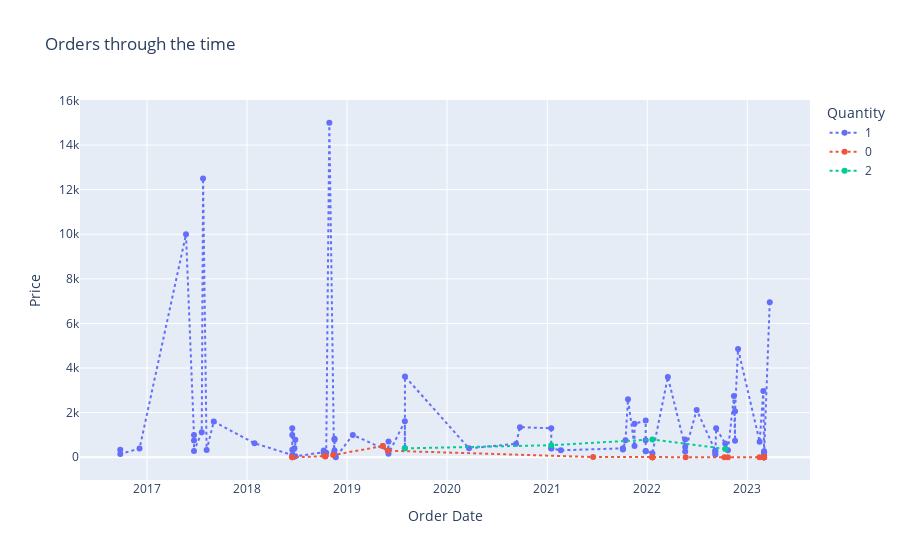

Here is the notebook cell this chart was saved with:
### Markdown cell above
### Orders time

### Code cell
px.line(x='Order Date', y='Total Owed',data_frame=orders_df,
       title='Orders through the time',hover_data=['Product Name'],labels={'Total Owed':'Price'},color='Quantity',line_dash_sequence=['dot'],markers=True)

### Figure 1 — Plotly figure (JSON) as saved in the notebook; plotly's stock layout.template omitted (floating-point values rounded to 4 significant figures)
{"data": [{"customdata": [["Rynox Air GT 4 Jacket - Mesh Motorcycle Riding Jacket with Impact Protection and Abrasion Resistance - Black White | Small"], ["3M Auto Specialty Tyre Dresser (250 ml) | Long lasting tyre Gloss | Fading and Crack Prevention."], ["Motul C2 Chain Lube for All Bikes (150 ml)"], ["Stewit Universal Motorcycle/Cycle Chain Cleaner Brush for Bikes (Blue)"], ["Motul C1 Chain Clean for All Bikes (150 ml)"], ["Peter England Men's Blue Blazer Slim (PIBZSNSBS78506_MediumBlue80_44)"], ["FitBox Sports Intruder 20 Kg Adjustable PVC Dumbbells Weights With Dumbbells Rods For Home Gym & Strength Training, 10 Kg X 2 (Black)"], ["Axor Apex Hunter D/V Dull Black Red Helmet-M"], ["Tribit XSound Go 16W 5.0 Bluetooth Speaker with Loud Sound & Rich Bass, 24H Playtime, IPX7 Waterproof, Wireless Stereo Pairing, Type-C, Portable Wirel"], ["iClever HS14 Headphones for Girls, Kids Headphones with Mic, 94dB Volume Limited, Adjustable Headband, Foldable, Wired Over Ear Child Headset for Onli"], ["Rynox Air GT Riding Gloves (Grey Red, M)"], ["SOFTSPUN Microfiber Cloth - 4 pcs - 40x40 cms - 340 GSM Grey- Thick Lint & Streak-Free Multipurpose Cloths - Automotive Microfibre Towels for Car Bike"], ["Himalayan Organics Omega 3 6 9 Flaxseed Oil With Nutrition Supplement For Healthy Hair, Skin, Joint, Brain, Muscles And Bones - 90 Vegetarian Capsules"], ["eSplanade - 5 inches - Singing Bowl Tibetan Buddhist Prayer Instrument With Striker Stick | OM Bell | OM Bowl | Meditation Bowl | Music Therapy"], ["SFT Cinnamon (Dalchini Stick) 200 Gm"], ["Saffola Honey, 100% Pure NMR tested Honey, 1.0kg"], ["SFT Cardamom Green (Elaichi) 100 Gm"], ["Evergreen Farms Fresh Whole Cashews Kaju 250 Grams"], ["Steelbird SBA-1 R2K Double Visor Full Face Graphics ABS Helmet, Inner Silver Sun Shield and Outer Clear Visor (Medium 580 mm, Matt Black Grey)"], ["DR. VAIDYA'S new age ayurveda Herbobuild| Ayurvedic Capsules for Muscle Gain | Stamina and Performance | Power of Ashwagandha, Shatavari and Safed Mus"], ["Azani Plant Mass Gainer 1kg | 1083 Kcal, 45g Vegan Protein, 225g Carbohydrates, 0.5g Chlorella, 0.3g Ashwagandha | Intense Muscle Recovery, Weight Gai"], ["Vedapure Natural L-Arginine Nitric Oxide Booster Supplement For Energy, Muscle Growth, Heart Health, Vascularity & Double Strength - 60 Capsules (Pack"], ["Casio Youth-Analog Black Dial Men's Watch-MCW-100H-9A2VDF (AD215)"], ["Dettol Liquid Hand wash Refill Original -1500 ml"], ["Just rider Bamboo Football Cotton Socks/Stockings for Men Women Knee High Length Superior Grip for Shin Guard, Anti Slip Blister Protection Anti Odour"], ["Dabur Cold Pressed Mustard Oil -1L : Healthy Cooking Oil with the Goodness of Omega 3 & 6"], ["Saffola Total Refined Cooking Oil | Blended Rice Bran & Safflower Oil | Helps Manage Cholesterol | Pouch, 4 X 1L Pouch"], ["Oleev Olive Pomace Oil for Everyday Cooking, 5L TIN"], ["Redragon Karura K502 Wired USB Gaming Keyboard with RGB LED Backlight, 104 Silent Keys and Wrist Rest (Black)"], ["Zebronics Zeb-Transformer-M Optical USB Gaming Mouse with LED Effect(Black)"], ["Butterfly Jet Elite Mixer Grinder, 750W, 4 Jars (Grey)"], ["Nestle Resource High Protein - 400g Pet Jar Pack (Vanilla Flavor)"], ["Boult Audio BassBuds Loop Wireless Bluetooth in Ear Earphone with Mic (Black)"], ["boAt BassHeads 152 KKR Edition in Ear Wired Earphones with Mic(Thunder Purple)"], ["Pawzone Yellow Body Harness With Leash for Dogs -Medium(3/4 Inch)"], ["xcluma Waist Pack Travel Handy Hiking Zip Pouch Document Money Phone Belt Sport Bag Bum Bag for Men and Women Polyester (Grey)"], ["Oreva Roman Figure Round Plastic Analog Wall Clock (28 cm x 28 cm x 3.9 cm, Silver, AQ-1457)"], ["Infinity (JBL) Fuze 100 Deep Bass Dual Equalizer IPX7 Waterproof Portable Wireless Speaker (Charcoal Black)"], ["Police Hedge Polyester 30 Ltr Black Laptop Stylish Premium Quality Backpack"], ["LPG cylinder booking"], ["Mobile Prepaid Recharge"], ["ALFA AWUS036NEH Long Range WIRELESS 802.11b/g/n Wi-Fi USBAdapter"], ["HP 32GB Class 10 MicroSD Memory Card (U1 TF Card32GB)"], ["SanDisk Ultra Dual SDDD3-128G-I35 USB 3.0 128GB Flash Drive"], ["SWADESI STUFF Quartz Movement Analogue Black Dial Leather Strap Lord Shiva Mahadev Men's Watch"], ["Maxima Analog White Dial Women's Watch - 41271LMLI"], ["DTH recharge"], ["DTH recharge"], ["verticals Men's Cotton Army Print Cargo Pants (Multicolour, 38)"], ["Amazon Pay balance: Money (Cash-load)"], ["PROPER DESI Stuffed Teddy Bear For Kids - Yellow 42 Cm/16 Inch"], ["Micromax X424 (Black-Grey)"], ["Campus Sutra Women's Cotton Sweatshirt (AZW17_JKHNK_W_PLN_DN_AZ_XL_Denim_X-Large)"], ["Mobile Prepaid Recharge"], ["Honor 8X (Black, 4GB RAM, 64GB Storage)"], ["Mobile Prepaid Recharge"], ["Generic MagiDeal 5 Pair Adult Plastics Red/Blue 3D Glasses Anaglyph Glasses,Black"], ["iBall Style 63 Optical Mouse (Black)"], ["Clublaptop Reversible 15.6-inch Laptop Sleeve"], ["Mobile Prepaid Recharge"], ["HOLME'S Stuffed Teddy Bear - 3 Feet - Pink"], ["Mobile Prepaid Recharge"], ["Mobile Prepaid Recharge"], ["Mobile Prepaid Recharge"], ["Mobile Prepaid Recharge"], ["Mobile Prepaid Recharge"], ["Philips Beard Trimmer Cordless for Men QT4001/15"], ["Threptin Protein Supplement Diskettes - 275 g"], ["Amazon Pay balance: Money"], ["Amazon Pay balance: Money"], ["Campus Sutra Women's Cotton Quilted Hoodie (AW15_ZH_W_PLN_DN_XL)"], ["Easies Synthetic Leather Executive Office Bag, 16 Inches"], ["NIKAVI Black Seamless Skull Face Tube Mask Pack (2)"], ["Lenovo Z2 Plus (Black, 64GB)"], ["Orpat OEH-1220 2000-Watt Fan Heater (White)"], ["PES Shock Proof Protective Rugged Armor Super Hybrid Heavy Duty Back Case Cover For Asus Zenfone 2 Laser 5.5 - Rugged Black"], ["Samsung EVO Plus Class 10 32GB MicroSD 80 MB/S Memory Card with SD Adapter (MB-MC32D)"], ["Zoook ZB-Jazz Beats Wireless On-Ear Bluetooth Headphones With In-built FM"], ["Asus Zenfone 2 Laser 5.5 ZE550KL(Black, 3 GB RAM, 16 GB)"], ["CHKOKKO 8X Zoom Universal Mobile Phone Telescope Camera Lens Adjustable Clip Holder (White Red)"], ["Casotec Metal Back TPU Back Case Cover for Micromax Canvas Knight A350 - Brown"], ["CASSIEY?? 2.5D Curved Edge Ultra HD+ 9H Hardness Premium Tempered Glass For Xiaomi Redmi Note 3,Transparent"]], "hovertemplate": "Quantity=1<br>Order Date=%{x}<br>Price=%{y}<br>Product Name=%{customdata[0]}<extra></extra>", "legendgroup": "1", "line": {"color": "#636efa", "dash": "dot"}, "marker": {"symbol": "circle"}, "mode": "markers+lines", "name": "1", "orientation": "v", "showlegend": true, "x": ["2023-03-24T02:28:49", "2023-03-03T08:02:35", "2023-03-03T08:02:35", "2023-03-03T08:02:35", "2023-03-03T08:02:35", "2023-02-28T16:47:25", "2023-02-15T03:08:16", "2022-11-28T10:25:56", "2022-11-17T10:05:37", "2022-11-17T10:05:37", "2022-11-13T11:18:26", "2022-10-22T12:43:20", "2022-10-12T13:18:28", "2022-09-09T10:15:13", "2022-09-06T09:47:46", "2022-09-06T09:47:46", "2022-09-06T09:47:46", "2022-09-06T09:47:46", "2022-06-30T07:09:42", "2022-05-19T10:01:56", "2022-05-19T10:01:56", "2022-05-19T10:01:56", "2022-03-17T04:01:53", "2022-01-19T18:29:37", "2021-12-26T06:00:53", "2021-12-26T06:00:53", "2021-12-26T06:00:53", "2021-12-26T06:00:53", "2021-11-15T11:30:51", "2021-11-15T11:30:51", "2021-10-22T15:08:34", "2021-10-13T13:05:15", "2021-10-04T03:15:11", "2021-10-04T03:15:11", "2021-02-19T15:31:51", "2021-01-15T14:03:57", "2021-01-15T14:03:57", "2021-01-15T14:03:57", "2020-09-23T05:42:19", "2020-09-09T07:22:46", "2020-03-21T07:41:19", "2019-07-31T15:14:18", "2019-07-31T05:18:49", "2019-07-31T05:18:49", "2019-06-01T13:32:59", "2019-06-01T13:32:59", "2019-05-30T15:01:09", "2019-05-30T14:52:08", "2019-01-22T03:17:01", "2018-11-21T05:59:27", "2018-11-16T08:53:43", "2018-11-16T08:53:43", "2018-11-16T08:53:43", "2018-11-14T10:45:20", "2018-10-28T12:43:59", "2018-10-17T03:57:54", "2018-10-08T02:28:25", "2018-10-08T02:28:25", "2018-10-08T02:28:25", "2018-06-26T05:26:27", "2018-06-26T05:20:49", "2018-06-23T02:20:35", "2018-06-20T01:29:42", "2018-06-20T01:29:03", "2018-06-16T04:52:57", "2018-06-15T05:22:37", "2018-06-15T05:15:31", "2018-06-15T05:15:31", "2018-06-15T05:07:18", "2018-06-15T03:13:50", "2018-01-28T05:55:35", "2017-09-01T13:55:15", "2017-08-06T12:00:59", "2017-07-24T16:09:05", "2017-07-19T17:23:40", "2017-06-21T13:11:04", "2017-06-21T13:11:04", "2017-06-21T11:27:51", "2017-05-23T07:23:49", "2016-12-04T16:12:41", "2016-09-25T12:00:47", "2016-09-25T07:31:58"], "xaxis": "x", "y": [6950, 267, 199, 89, 233, 2969, 699, 4856, 2063.0, 736.2, 2750, 309.1, 617.4, 1295, 113, 277, 194, 290, 2123, 261.2, 799, 455, 3599, 178, 284, 265, 759, 1649, 1499, 499, 2599, 759, 349, 399, 312, 399, 395, 1299, 1349, 605, 399, 3625, 399, 1609, 159, 710, 295, 295, 999, 1, 299, 829, 786, 199, 14999, 199, 299, 189, 228, 40, 785, 399, 18, 30, 30, 30, 1299, 338, 1000, 100, 629, 1599, 320, 12499, 1124, 279, 749, 999, 9999, 389, 149, 339], "yaxis": "y", "type": "scatter"}, {"customdata": [["Stewit Universal Motorcycle/Cycle Chain Cleaner Brush for Bikes (Blue)"], ["3M Auto Specialty Tyre Dresser (250 ml) | Long lasting tyre Gloss | Fading and Crack Prevention."], ["Motul C1 Chain Clean for All Bikes (150 ml)"], ["Motul C2 Chain Lube for All Bikes (150 ml)"], ["Stewit Universal Motorcycle/Cycle Chain Cleaner Brush for Bikes (Blue)"], ["Motul C2 Chain Lube for All Bikes (150 ml)"], ["3M Auto Specialty Tyre Dresser (250 ml) | Long lasting tyre Gloss | Fading and Crack Prevention."], ["Motul C1 Chain Clean for All Bikes (150 ml)"], ["FitBox Sports Intruder 20 Kg Adjustable PVC Dumbbells Weights With Dumbbells Rods For Home Gym & Strength Training, 10 Kg X 2 (Black)"], ["Rynox Air GT Riding Gloves (Grey Red, M)"], ["Peter England Men's Polyester Blend Regular Business Suit Pants Set (PESUONSB814767_Blue_36)"], ["Himalayan Organics Omega 3 6 9 Vegan Natural Nutrition Supplement for Muscle , Bone , Heart & Skin - 90 Veg Capsules"], ["Reiki Crystal Products Unisex Natural \"Certified\" Stone Tiger Eye Bracelet for Healing and Meditation, Protection, Courage (Golden & Brown)"], ["Dettol Liquid Hand wash Refill Original -1500 ml"], ["Reiki Crystal Products Unisex Natural \"Certified\" Stone Tiger Eye Bracelet for Healing and Meditation, Protection, Courage (Golden & Brown)"], ["Dettol Liquid Hand wash Refill Original -1500 ml"], ["Amazon Pay balance: Credits"], ["DTH recharge"], ["Amazon Pay balance: Money"], ["Amazon Pay balance: Money"], ["Mobile Prepaid Recharge"], ["Mobile Prepaid Recharge"], ["Mobile Prepaid Recharge"], ["Mobile Prepaid Recharge"], ["Mobile Prepaid Recharge"], ["Philips Beard Trimmer Cordless for Men QT4001/15"], ["Threptin Protein Supplement Diskettes - 275 g"]], "hovertemplate": "Quantity=0<br>Order Date=%{x}<br>Price=%{y}<br>Product Name=%{customdata[0]}<extra></extra>", "legendgroup": "0", "line": {"color": "#EF553B", "dash": "dot"}, "marker": {"symbol": "circle"}, "mode": "markers+lines", "name": "0", "orientation": "v", "showlegend": true, "x": ["2023-03-03T07:46:45", "2023-03-03T07:46:45", "2023-03-03T07:46:45", "2023-03-03T07:46:45", "2023-03-02T14:41:22", "2023-03-02T14:41:22", "2023-03-02T14:41:22", "2023-03-02T14:41:22", "2023-02-14T18:21:01", "2022-10-22T12:43:20", "2022-10-09T14:29:03", "2022-05-21T03:00:56", "2022-01-19T18:15:40", "2022-01-19T18:15:40", "2022-01-19T18:07:52", "2022-01-19T18:07:52", "2021-06-17T10:34:06", "2019-05-30T14:58:30", "2019-05-11T14:53:19", "2019-05-11T14:52:41", "2018-11-11T06:23:38", "2018-10-13T12:05:21", "2018-10-13T11:47:37", "2018-10-13T11:44:25", "2018-10-13T11:40:24", "2018-06-15T05:10:36", "2018-06-15T05:10:36"], "xaxis": "x", "y": [0, 0, 0, 0, 0, 0, 0, 0, 0, 0, 0, 0, 0, 0, 0, 0, 10, 295, 500, 500, 100, 49, 49, 49, 49, 0, 0], "yaxis": "y", "type": "scatter"}, {"customdata": [["Dr.Vaidya's Herbobuild Pack of 1 | 30 capsules | Ayurvedic Muscle & Mass Gainer Capsules | Muscle Protein Synthesis | Lean Mass Gainer | Improved Stam"], ["Reiki Crystal Products Unisex Natural \"Certified\" Stone Tiger Eye Bracelet for Healing and Meditation, Protection, Courage (Golden & Brown)"], ["Lion Saffron, Original Kashmir Lacha Saffron/ Kesar/ Keshar (Certified Grade A) for Biryani, Beauty, Improved Health and Tilak (Pack of 1 (1gram))"], ["SWADESI STUFF Quartz Movement Analogue Black Dial Leather Strap Lord Shiva Mahadev Men's Watch"]], "hovertemplate": "Quantity=2<br>Order Date=%{x}<br>Price=%{y}<br>Product Name=%{customdata[0]}<extra></extra>", "legendgroup": "2", "line": {"color": "#00cc96", "dash": "dot"}, "marker": {"symbol": "circle"}, "mode": "markers+lines", "name": "2", "orientation": "v", "showlegend": true, "x": ["2022-10-12T13:18:28", "2022-01-19T18:29:37", "2021-01-15T14:03:57", "2019-07-31T05:18:49"], "xaxis": "x", "y": [374, 798, 540, 398], "yaxis": "y", "type": "scatter"}], "layout": {"xaxis": {"anchor": "y", "domain": [0, 1], "title": {"text": "Order Date"}, "type": "date", "range": ["2016-05-09 10:56:41.3945", "2023-08-09 23:04:05.6055"], "autorange": true}, "yaxis": {"anchor": "x", "domain": [0, 1], "title": {"text": "Price"}, "type": "linear", "range": [-1099.0, 16100.0], "autorange": true}, "legend": {"title": {"text": "Quantity"}, "tracegroupgap": 0}, "title": {"text": "Orders through the time"}, "autosize": true}}
